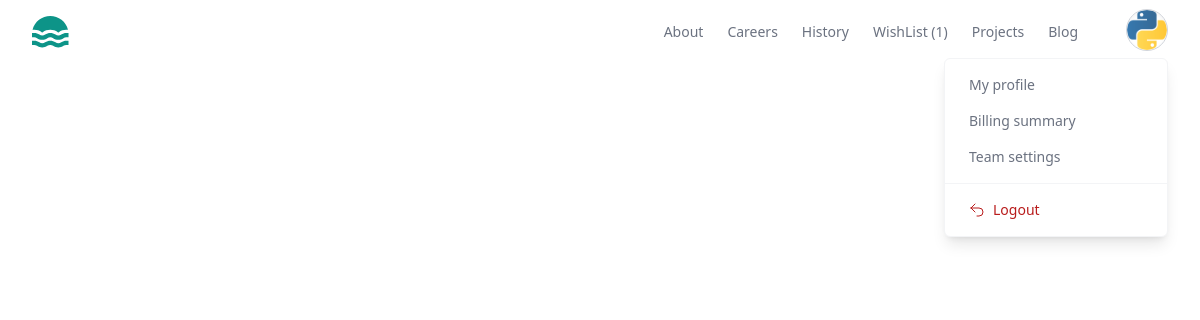
The app's page /myorders/all (signed in), older data.
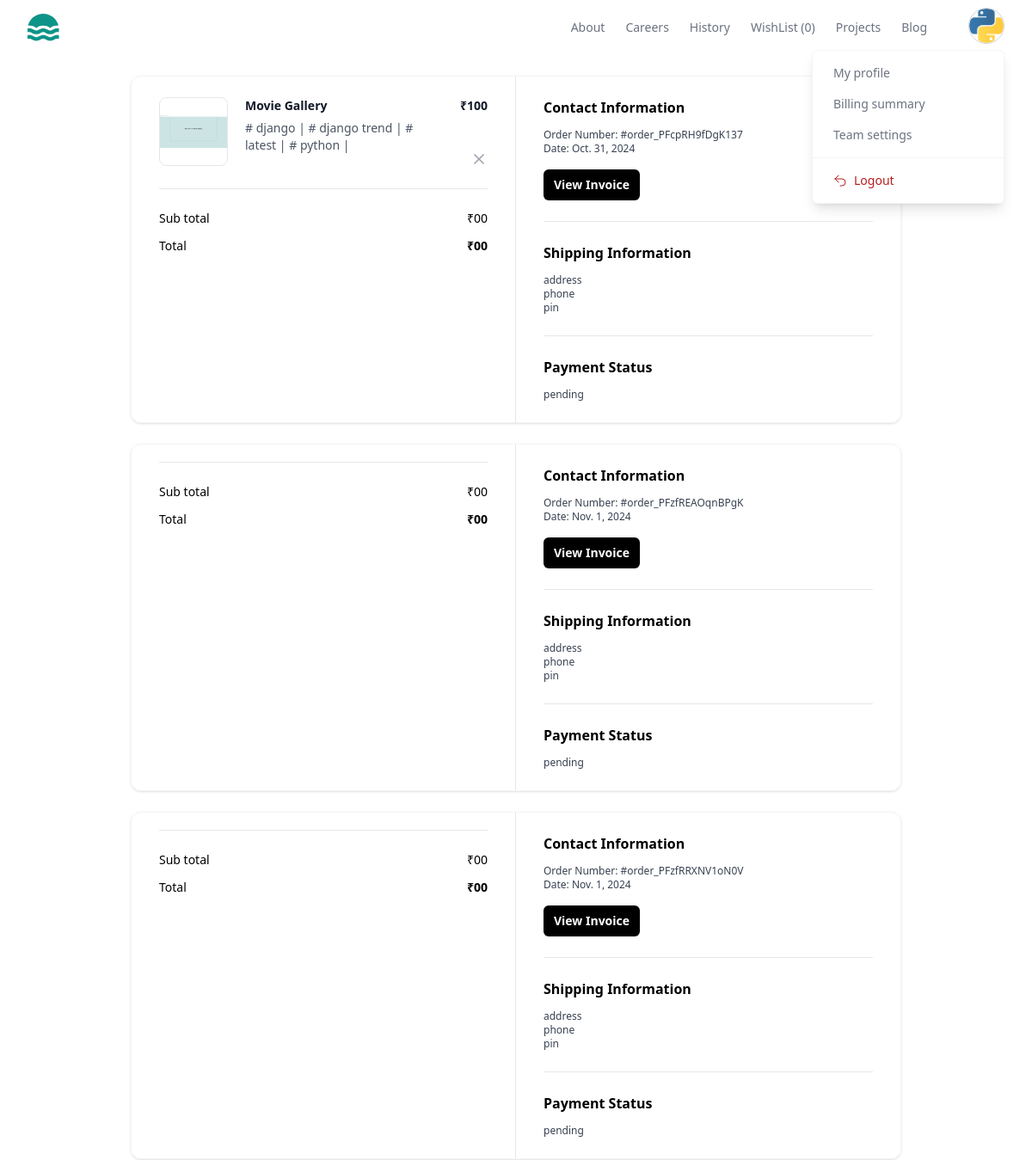
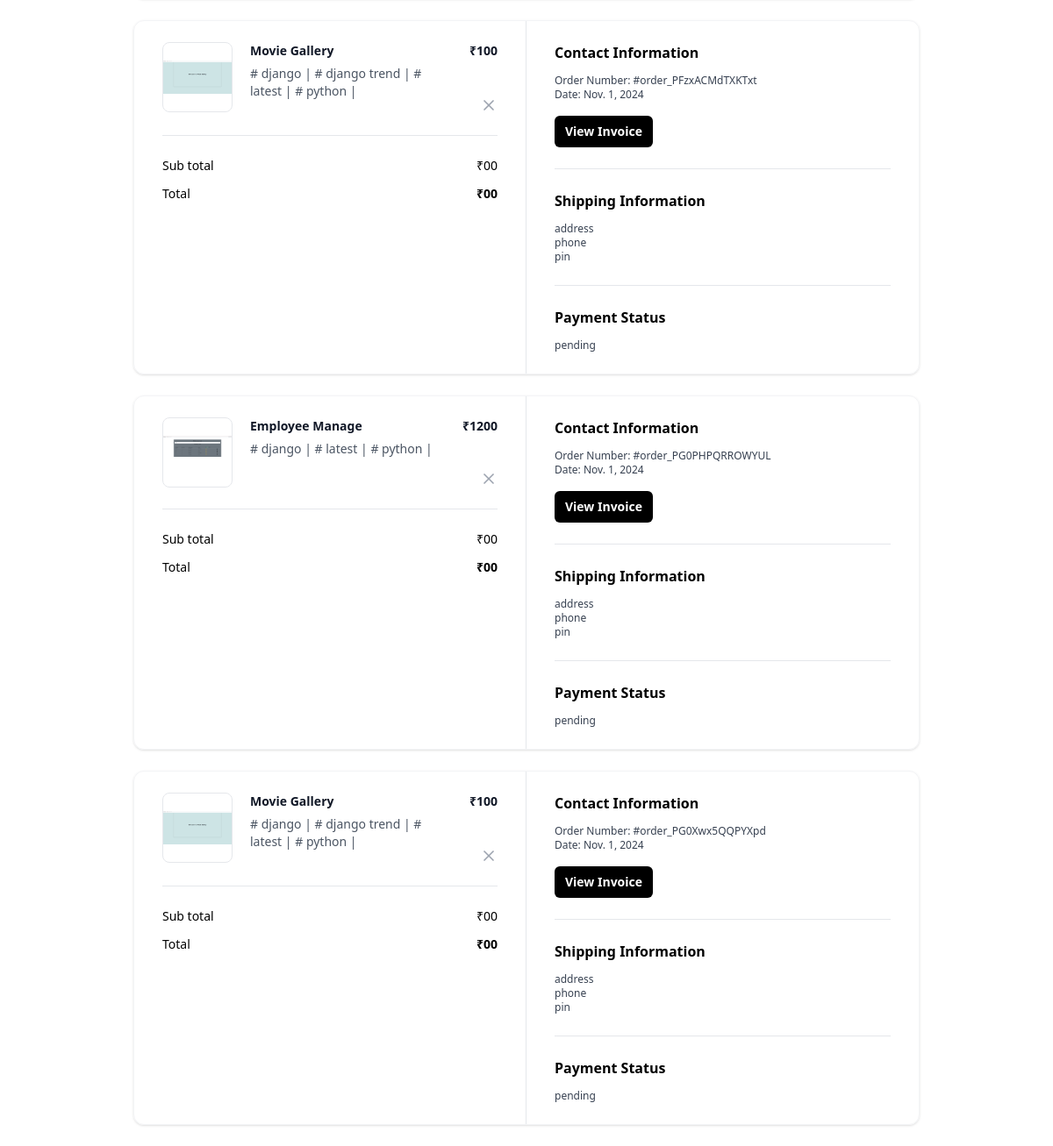
The same page, newer data (2 pictures, top to bottom).
### store/models.py (models this page shows, shortened)
class BaseModel(models.Model):
    created_date=models.DateTimeField(auto_now_add=True)
    updated_date=models.DateTimeField(auto_now=True)
    is_active=models.BooleanField(default=True)

class WishListItem(BaseModel):
    wishlist_object=models.ForeignKey(WishList,on_delete=models.CASCADE,related_name="basket_item")
    project_object=models.ForeignKey(Project,on_delete=models.CASCADE)
    is_order_placed=models.BooleanField(default=False)

class Project(BaseModel):
    title=models.CharField(max_length=200)
    description=models.TextField()
    preview_image=models.ImageField(upload_to="previewimages",null=True,blank=True)
    price=models.PositiveIntegerField()
    developer=models.ForeignKey(User,on_delete=models.CASCADE)
    files=models.FileField(upload_to="projects",null=True,blank=True)
    tag_objects=models.ManyToManyField(Tag,null=True)
    thumbnail=EmbedVideoField()

class Tag(BaseModel):
    title=models.CharField(max_length=200)

class Order(BaseModel):
    wishlist_item_objects=models.ManyToManyField(WishListItem)
    is_paid=models.BooleanField(default=False)
    order_id=models.CharField(max_length=200,null=True)
    customer=models.ForeignKey(User,on_delete=models.CASCADE,null=True)

class BaseModel(models.Model):
    created_date=models.DateTimeField(auto_now_add=True)
    updated_date=models.DateTimeField(auto_now=True)
    is_active=models.BooleanField(default=True)

### store/views.py (the view)
# urls.py: path('myorders/all',views.MyOrdersView.as_view(),name='my-orders'),
@method_decorator(decs,name='dispatch')
class MyOrdersView(View):
    template_name='myorders.html'
    def get(self,request,*args,**kwargs):
        qs=Order.objects.filter(customer=request.user)
        return render(request,self.template_name,{'data':qs})

### store/context_processors.py (called while the page is built)
def wishlistitem_count(request):
    count=0
    if request.user.is_authenticated:
        count=request.user.basket.basket_item.filter(is_order_placed=False).count()
    return {"cart_item_count":count}

### store/templates/myorders.html (shortened to what the changed rows need)
{%extends 'base.html'%}
{%block main_block%}
{%for o in data%}
<div class="mx-auto my-4 max-w-4xl md:my-6">
    <div class="overflow-hidden rounded-xl border border-gray-100 shadow">
      <div class="grid grid-cols-1 md:grid-cols-2">
        <div class="px-5 py-6 md:border-r md:border-r-gray-200 md:px-8">
          <div class="flow-root">
            <ul class="-my-7 divide-y divide-gray-200">
              {%for wi in o.wishlist_item_objects.all%}
              <li class="flex items-stretch justify-between space-x-5 py-7">
                <div class="flex flex-1 items-stretch">
                  <div class="flex-shrink-0">
                    <img
                      class="h-20 w-20 rounded-lg border border-gray-200 object-contain"
                      src="{{wi.project_object.preview_image.url}}"
                      alt="https://static.nike.com/a/images/c_limit,w_592,f_auto/t_product_v1/54a510de-a406-41b2-8d62-7f8c587c9a7e/air-force-1-07-lv8-shoes-9KwrSk.png"
                    />
                  </div>
                  <div class="ml-5 flex flex-col justify-between">
                    <div class="flex-1">
                      <p class="text-sm font-bold text-gray-900">
                       {{wi.project_object.title}}
                      </p>
                      <p class="mt-1.5 text-sm font-medium text-gray-600">
                       {%for t in wi.project_object.tag_objects.all%}
                      # {{t.title}} |
                       {%endfor%}
                      </p>
                    </div>
                  </div>
                </div>
                <div class="ml-auto flex flex-col items-end justify-between">
                  <p class="text-right text-sm font-bold text-gray-900">
                    ₹{{wi.project_object.price}}
                  </p>
                  <button
                    type="button"
                    class="-m-2 inline-flex rounded p-2 text-gray-400 transition-all duration-200 hover:text-gray-900 focus:outline-none focus:ring-2 focus:ring-gray-900 focus:ring-offset-2"
                  >
                    <svg
                      xmlns="http://www.w3.org/2000/svg"
                      width="24"
                      height="24"
                      viewBox="0 0 24 24"
                      fill="none"
                      stroke="currentColor"
                      stroke-width="2"
                      stroke-linecap="round"
                      stroke-linejoin="round"
                      class="h-5 w-5"
                    >
                      <line x1="18" y1="6" x2="6" y2="18"></line>
                      <line x1="6" y1="6" x2="18" y2="18"></line>
                    </svg>
                  </button>
                </div>
              </li>
              {%endfor%}
            </ul>
            <hr class="mt-6 border-gray-200" />
            <ul class="mt-6 space-y-3">
              <li class="flex items-center justify-between">
                <p class="text-sm font-medium">Sub total</p>
                <p class="text-sm font-medium">₹00</p>
              </li>
              <li class="flex items-center justify-between">
                <p class="text-sm font-medium ">Total</p>
                <p class="text-sm font-bold ">₹00</p>
              </li>
            </ul>
          </div>
        </div>
        <div class="px-5 py-6 md:px-8">
          <div class="flow-root">
            <div class="-my-6 divide-y divide-gray-200">
              <div class="py-6">
                <h2 class="text-base font-bold text-black">
                  Contact Information
                </h2>
                <p class="fontmedium mt-3 text-xs text-gray-700">
                  Order Number: #{{o.order_id}}
                </p>
                <p class="text-xs font-medium text-gray-700">
                  Date: {{o.created_date|date}}
                </p>
                <button
                  type="button"
                  class="mt-4 rounded-md bg-black px-3 py-2 text-sm font-semibold text-white shadow-sm hover:bg-black/80 focus-visible:outline focus-visible:outline-2 focus-visible:outline-offset-2 focus-visible:outline-black"
                >
                  View Invoice
                </button>
              </div>
              <div class="py-6">
                <h2 class="mb-2 text-base font-bold text-black">
                  Shipping Information
                </h2>
                <p class="mt-3 text-xs font-medium text-gray-700">address</p>
                <p class="text-xs font-medium text-gray-700">
               phone
                </p>
                <p class="text-xs font-medium text-gray-700">pin</p>
              </div>
              <div class="py-6">
                <h2 class="text-base font-bold text-black">
                  Payment Status
                </h2>
                <p class="mt-3 text-xs font-medium text-gray-700">
                  {%if o.is_paid%}
                        completed
                  {%else%}
                    pending
                  {%endif%}
                </p>
              </div>
            </div>
          </div>
        </div>
      </div>
    </div>
  </div>
{%endfor%}
{%endblock%}

### store/templates/base.html (shortened to what the changed rows need)
<!DOCTYPE html>
<html lang="en">
<head>
    <script src="https://cdn.tailwindcss.com"></script>
</head>
<body>
    <header class="bg-white">
        <div class="mx-auto  px-4 sm:px-6 lg:px-8">
          <div class="flex h-16 items-center justify-between">
            <div class="md:flex md:items-center md:gap-12">
              <nav aria-label="Global" class="hidden md:block">
                <ul class="flex items-center gap-6 text-sm">
                  <li>
                    <a class="text-gray-500 transition hover:text-gray-500/75" href="{%url 'my-wishlist'%}"> WishList ({{cart_item_count}}) </a>
                  </li>
                </ul>
              </nav>
            </div>
          </div>
        </div>
      </header>
     {%block main_block%}
     {%endblock%}
</body>
</html>

Row changes from the older to the newer data that the page shows:
added Order: order_id "order_PFcpRH9fDgK137", created_date "Oct. 31, 2024", is_paid "pending"
now on this page (row edited): WishListItem: project_object.preview_image (picture), project_object "Movie Gallery", project_object.price "100", shown under "order_PFcpRH9fDgK137"
now on this page (row unchanged): Tag: title "django"
now on this page (row unchanged): Tag: title "django trend"
now on this page (row unchanged): Tag: title "latest"
now on this page (row unchanged): Tag: title "python"
added Order: order_id "order_PFzfREAOqnBPgK", created_date "Nov. 1, 2024", is_paid "pending"
added Order: order_id "order_PFzfRRXNV1oN0V", created_date "Nov. 1, 2024", is_paid "pending"
added Order: order_id "order_PFzxACMdTXKTxt", created_date "Nov. 1, 2024", is_paid "pending"
added WishListItem: project_object.preview_image (picture), project_object "Movie Gallery", project_object.price "100", shown under "order_PFzxACMdTXKTxt"
added Order: order_id "order_PG0PHPQRROWYUL", created_date "Nov. 1, 2024", is_paid "pending"
added WishListItem: project_object.preview_image (picture), project_object "Employee Manage", project_object.price "1200", shown under "order_PG0PHPQRROWYUL"
added Order: order_id "order_PG0Xwx5QQPYXpd", created_date "Nov. 1, 2024", is_paid "pending"
added WishListItem: project_object.preview_image (picture), project_object "Movie Gallery", project_object.price "100", shown under "order_PG0Xwx5QQPYXpd"
Text that changed along with them:
{{ cart_item_count }}: "1" → "0"
